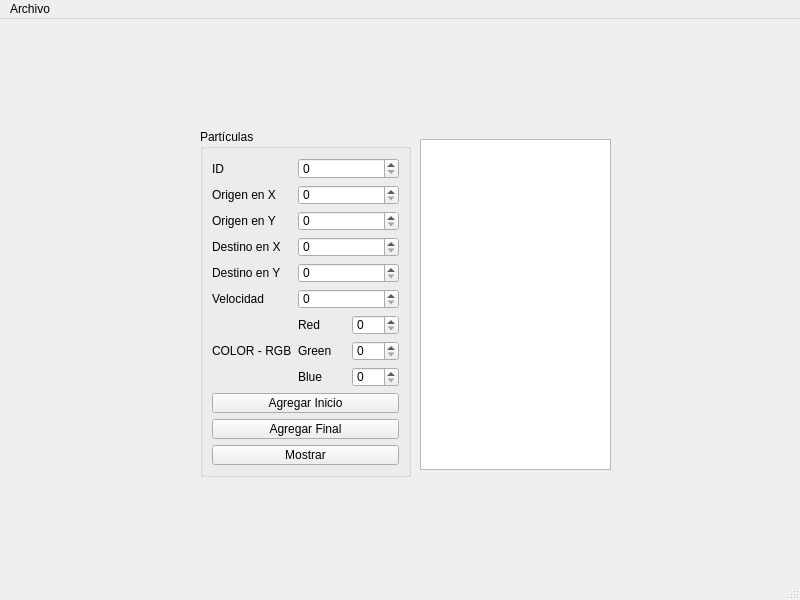
<?xml version="1.0" encoding="UTF-8"?>
<ui version="4.0">
 <class>MainWindow</class>
 <widget class="QMainWindow" name="MainWindow">
  <property name="geometry">
   <rect>
    <x>0</x>
    <y>0</y>
    <width>800</width>
    <height>600</height>
   </rect>
  </property>
  <property name="windowTitle">
   <string>MainWindow</string>
  </property>
  <widget class="QWidget" name="centralwidget">
   <widget class="QGroupBox" name="groupBox">
    <property name="geometry">
     <rect>
      <x>200</x>
      <y>110</y>
      <width>211</width>
      <height>348</height>
     </rect>
    </property>
    <property name="title">
     <string>Partículas</string>
    </property>
    <layout class="QGridLayout" name="gridLayout">
     <item row="0" column="0">
      <widget class="QLabel" name="label">
       <property name="text">
        <string>ID</string>
       </property>
      </widget>
     </item>
     <item row="0" column="1" colspan="2">
      <widget class="QSpinBox" name="ID_spinBox">
       <property name="maximum">
        <number>100000000</number>
       </property>
      </widget>
     </item>
     <item row="1" column="0">
      <widget class="QLabel" name="label_2">
       <property name="text">
        <string>Origen en X</string>
       </property>
      </widget>
     </item>
     <item row="1" column="1" colspan="2">
      <widget class="QSpinBox" name="Origen_X_spinBox">
       <property name="maximum">
        <number>500</number>
       </property>
      </widget>
     </item>
     <item row="2" column="0">
      <widget class="QLabel" name="label_3">
       <property name="text">
        <string>Origen en Y</string>
       </property>
      </widget>
     </item>
     <item row="2" column="1" colspan="2">
      <widget class="QSpinBox" name="Origen_Y_spinBox">
       <property name="maximum">
        <number>500</number>
       </property>
      </widget>
     </item>
     <item row="3" column="0">
      <widget class="QLabel" name="label_4">
       <property name="text">
        <string>Destino en X</string>
       </property>
      </widget>
     </item>
     <item row="3" column="1" colspan="2">
      <widget class="QSpinBox" name="Destino_X_spinBox">
       <property name="maximum">
        <number>500</number>
       </property>
      </widget>
     </item>
     <item row="4" column="0">
      <widget class="QLabel" name="label_5">
       <property name="text">
        <string>Destino en Y</string>
       </property>
      </widget>
     </item>
     <item row="4" column="1" colspan="2">
      <widget class="QSpinBox" name="Destino_Y_spinBox">
       <property name="maximum">
        <number>500</number>
       </property>
      </widget>
     </item>
     <item row="5" column="0">
      <widget class="QLabel" name="label_6">
       <property name="text">
        <string>Velocidad</string>
       </property>
      </widget>
     </item>
     <item row="5" column="1" colspan="2">
      <widget class="QSpinBox" name="Velocidad_spinBox">
       <property name="maximum">
        <number>100000000</number>
       </property>
      </widget>
     </item>
     <item row="6" column="1">
      <widget class="QLabel" name="label_8">
       <property name="text">
        <string>Red</string>
       </property>
      </widget>
     </item>
     <item row="6" column="2">
      <widget class="QSpinBox" name="Red_spinBox">
       <property name="maximum">
        <number>255</number>
       </property>
      </widget>
     </item>
     <item row="7" column="0">
      <widget class="QLabel" name="label_7">
       <property name="text">
        <string>COLOR - RGB</string>
       </property>
      </widget>
     </item>
     <item row="7" column="1">
      <widget class="QLabel" name="label_9">
       <property name="text">
        <string>Green</string>
       </property>
      </widget>
     </item>
     <item row="7" column="2">
      <widget class="QSpinBox" name="Green_spinBox">
       <property name="maximum">
        <number>255</number>
       </property>
      </widget>
     </item>
     <item row="8" column="1">
      <widget class="QLabel" name="label_10">
       <property name="text">
        <string>Blue</string>
       </property>
      </widget>
     </item>
     <item row="8" column="2">
      <widget class="QSpinBox" name="Blue_spinBox">
       <property name="maximum">
        <number>255</number>
       </property>
      </widget>
     </item>
     <item row="9" column="0" colspan="3">
      <widget class="QPushButton" name="Agregar_Inicio_pushButton">
       <property name="text">
        <string>Agregar Inicio</string>
       </property>
      </widget>
     </item>
     <item row="10" column="0" colspan="3">
      <widget class="QPushButton" name="Agregar_Final_pushButton">
       <property name="text">
        <string>Agregar Final</string>
       </property>
      </widget>
     </item>
     <item row="11" column="0" colspan="3">
      <widget class="QPushButton" name="Mostrar_pushButton">
       <property name="text">
        <string>Mostrar</string>
       </property>
      </widget>
     </item>
    </layout>
   </widget>
   <widget class="QPlainTextEdit" name="Salida">
    <property name="geometry">
     <rect>
      <x>420</x>
      <y>120</y>
      <width>191</width>
      <height>331</height>
     </rect>
    </property>
   </widget>
  </widget>
  <widget class="QMenuBar" name="menubar">
   <property name="geometry">
    <rect>
     <x>0</x>
     <y>0</y>
     <width>800</width>
     <height>21</height>
    </rect>
   </property>
   <widget class="QMenu" name="menuArchivo">
    <property name="title">
     <string>Archivo</string>
    </property>
    <addaction name="actionAbrir_Archivo"/>
    <addaction name="actionGuardar_Archivo"/>
   </widget>
   <addaction name="menuArchivo"/>
  </widget>
  <widget class="QStatusBar" name="statusbar"/>
  <action name="actionAbrir_Archivo">
   <property name="text">
    <string>Abrir Archivo</string>
   </property>
   <property name="shortcut">
    <string>Ctrl+O</string>
   </property>
  </action>
  <action name="actionGuardar_Archivo">
   <property name="text">
    <string>Guardar Archivo</string>
   </property>
   <property name="shortcut">
    <string>Ctrl+D</string>
   </property>
  </action>
 </widget>
 <resources/>
 <connections/>
</ui>
